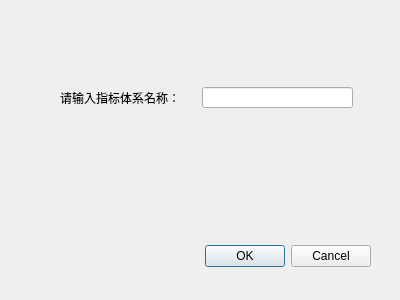
<?xml version="1.0" encoding="UTF-8"?>
<ui version="4.0">
 <class>Dialog</class>
 <widget class="QDialog" name="Dialog">
  <property name="geometry">
   <rect>
    <x>0</x>
    <y>0</y>
    <width>400</width>
    <height>300</height>
   </rect>
  </property>
  <property name="windowTitle">
   <string>Dialog</string>
  </property>
  <widget class="QDialogButtonBox" name="buttonBox">
   <property name="geometry">
    <rect>
     <x>30</x>
     <y>240</y>
     <width>341</width>
     <height>32</height>
    </rect>
   </property>
   <property name="orientation">
    <enum>Qt::Horizontal</enum>
   </property>
   <property name="standardButtons">
    <set>QDialogButtonBox::Cancel|QDialogButtonBox::Ok</set>
   </property>
  </widget>
  <widget class="QLabel" name="label">
   <property name="geometry">
    <rect>
     <x>60</x>
     <y>90</y>
     <width>133</width>
     <height>16</height>
    </rect>
   </property>
   <property name="text">
    <string>请输入指标体系名称：</string>
   </property>
  </widget>
  <widget class="QLineEdit" name="lineEdit">
   <property name="geometry">
    <rect>
     <x>202</x>
     <y>87</y>
     <width>151</width>
     <height>21</height>
    </rect>
   </property>
  </widget>
 </widget>
 <resources/>
 <connections>
  <connection>
   <sender>buttonBox</sender>
   <signal>accepted()</signal>
   <receiver>Dialog</receiver>
   <slot>accept()</slot>
   <hints>
    <hint type="sourcelabel">
     <x>248</x>
     <y>254</y>
    </hint>
    <hint type="destinationlabel">
     <x>157</x>
     <y>274</y>
    </hint>
   </hints>
  </connection>
  <connection>
   <sender>buttonBox</sender>
   <signal>rejected()</signal>
   <receiver>Dialog</receiver>
   <slot>reject()</slot>
   <hints>
    <hint type="sourcelabel">
     <x>316</x>
     <y>260</y>
    </hint>
    <hint type="destinationlabel">
     <x>286</x>
     <y>274</y>
    </hint>
   </hints>
  </connection>
 </connections>
</ui>
